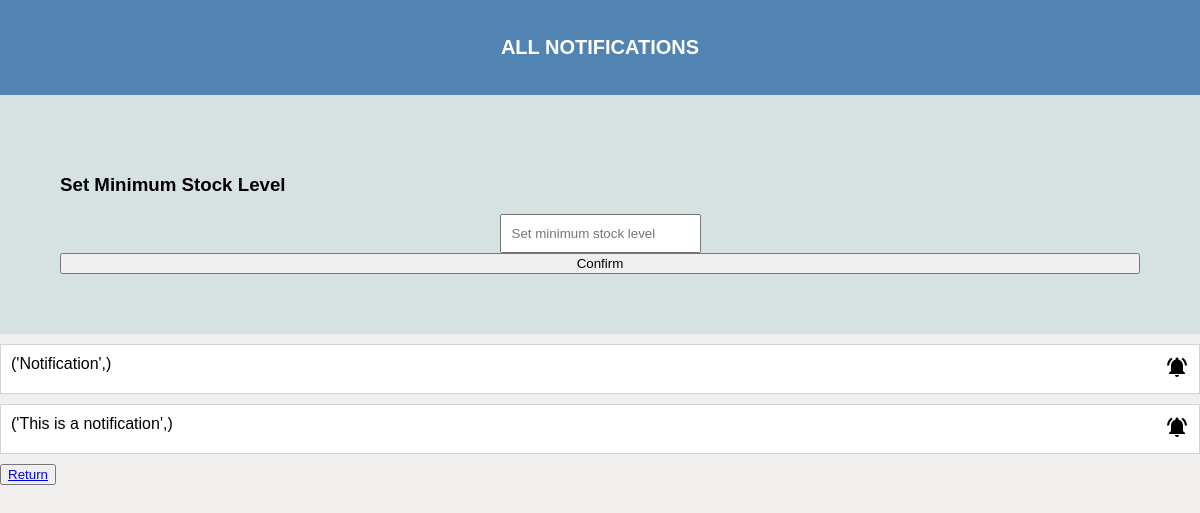
Page /notify on the committed database.
### tables this page shows
CREATE TABLE notifications (
  notif VARCHAR(45) NOT NULL
);

### L2Main.py (the view)
@app.route("/notify", methods=['GET', 'POST'])
def notify():
  notifs = getAllNotif()
  if request.method == 'POST':
    qty = request.form.get("itemQty")
  return render_template("L4Notification.html", notifs=notifs)

### L2Main.py (called while the page is built)
def select (sql, data=[]):
  conn = sqlite3.connect(DB)
  cursor = conn.cursor()
  cursor.execute(sql, data)
  results = cursor.fetchall()
  conn.close()
  return results

def getAllNotif ():
  return select("SELECT * FROM `notifications`")

### templates/L4Notification.html (shortened to what this page needs)
<!DOCTYPE html>
<html>
  <head>
    <link rel="stylesheet" href="static/L4UI.css">
  </head>
  <body>
    <h1>All Notifications</h1>
    <div class="container">
      <h3>Set Minimum Stock Level</h3>
       <form method="post">
      <div class="form-group">
          <input type="number" name="number" id="number" placeholder="Set minimum stock level">
      </div>
      <button type="submit" class="btn">Confirm</button>
      </div>
      {% for item in notifs %}
    <div  id="itemList" class="row">
        <div style="width: 100%">{{item}}</div>
        <div ><i class="mi">notifications_active</i></div>
    </div>
  {% endfor %}
      <button><a href = "/"> Return </a></button>
  </body>
</html>

### static/L4UI.css (style rules this page uses)
.mi { font-family:"Material Icons";font-weight:400;font-style:normal;font-size:24px;letter-spacing:normal;text-transform:none;display:inline-block;white-space:nowrap;word-wrap:normal;direction:ltr;-webkit-font-feature-settings:"liga";-webkit-font-smoothing:antialiased }
* { font-family: Arial, Helvetica, sans-serif; box-sizing: border-box; }
body { margin: auto; padding: auto; background-color: rgb(241, 238, 238); }
header, h1 { text-align: center; color: white; background-color: #5183b3; font-size: 20px; padding: 3%; margin: auto; font-weight: bold; text-transform: uppercase; }
.container { background-color: rgb(214, 226, 226); padding: 5%; }
form { text-align: center; font-weight: bold; display: grid; grid-template-columns: 1fr 1fr 1fr 1; grid-template-rows: 1fr; font-size: 20px; }
select, input { padding: 10px; }
.row { display: flex; padding: 10px; margin: 10px 0; border: 1px solid #d3d3d3; background: #fff; }

### rows in the picture
notifications: item "('Notification',)"
notifications: item "('This is a notification',)"
